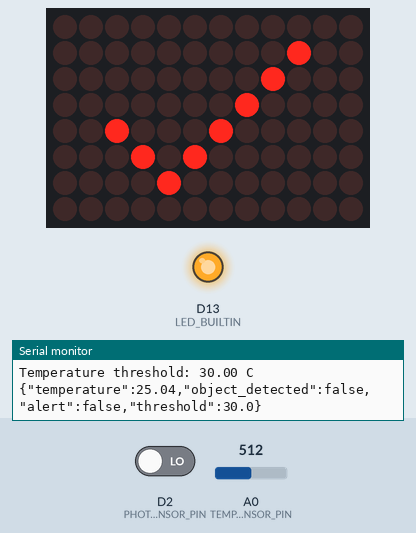
This sketch was run on a simulated Arduino Uno R4 WiFi. On the bench: 12×8 LED matrix, output pins drawn as LEDs (lit = HIGH), the last lines printed to the serial monitor. Dashed ring = blinking. The inputs (shaded band) are chosen by the test bench; at power-on: A0 (TEMP_SENSOR_PIN) = 512, D2 (PHOTO_SENSOR_PIN) LOW.

Above: at 1.7 s.
1.8 s: A0 (TEMP_SENSOR_PIN) set to 552
3.3 s: A0 (TEMP_SENSOR_PIN) set to 585
At 4.75 s:
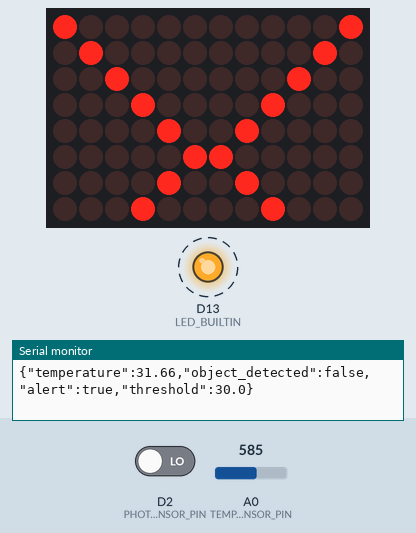
6.4 s: D2 (PHOTO_SENSOR_PIN) driven HIGH
9.5 s: A0 (TEMP_SENSOR_PIN) set to 511
At 11.0 s:
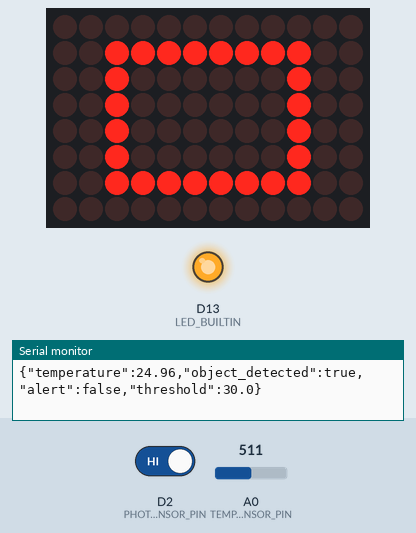
11.5 s: A0 (TEMP_SENSOR_PIN) set to 716
At 12.15 s:
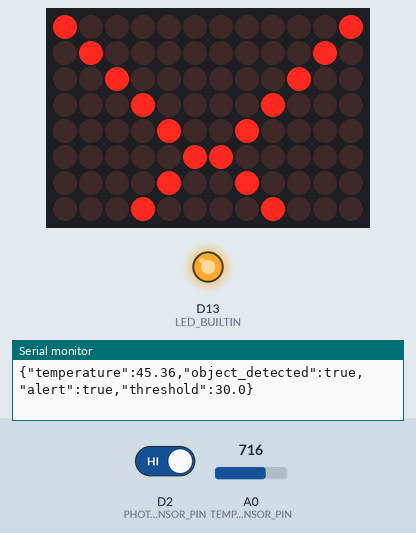
15.0 s: A0 (TEMP_SENSOR_PIN) set to 1013
16.5 s: A0 (TEMP_SENSOR_PIN) set to 1023
At 16.66 s:
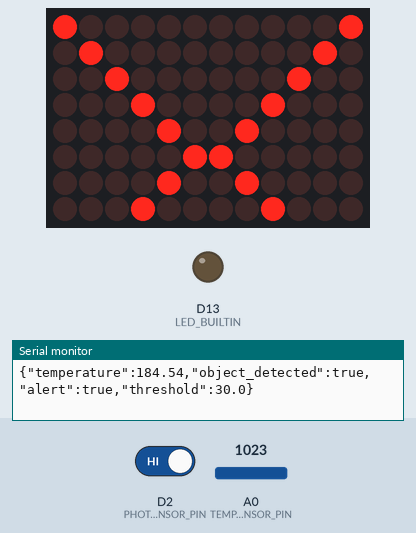
Timing chart, 0 to 19.5 s (numbered marks = the images above; inputs shaded):
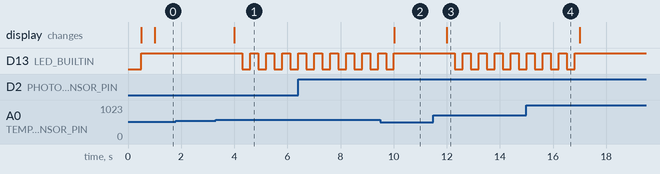

Measured:
- the behaviour switches between 567 and 568 on A0 (TEMP_SENSOR_PIN) (found by bisection; images 0 and 1)
- the behaviour switches between 1022 and 1023 on A0 (TEMP_SENSOR_PIN) (found by bisection; images 3 and 4)
- after the input at 3.3 s, D13 (LED_BUILTIN): alternates HIGH for 0.30 s and LOW for 0.30 s, starting after 1.0 s; the display: changes after 0.70 s (image 1)
- after the input at 9.5 s, D13 (LED_BUILTIN): goes on until 10.0 s, then stays HIGH; the display: changes after 0.52 s (image 2)
- after the input at 11.5 s, D13 (LED_BUILTIN): alternates HIGH for 0.30 s and LOW for 0.30 s, starting after 0.80 s; the display: changes after 0.50 s (image 3)
- after the input at 16.5 s, D13 (LED_BUILTIN): goes on until 16.8 s, then stays HIGH

The sketch:

sketch.ino
```cpp
/*
 * ============================================================
 * ARDUINO UNO Q - MCU SKETCH (STM32U585)
 * ============================================================
 *
 * Author: John Olven
 * Project: HiveFlow IoT Demo
 *
 * This sketch runs on the STM32 microcontroller of the UNO Q.
 * It reads HW-498 and HW-487 sensors and sends data to the MPU
 * via the Bridge RPC.
 *
 * Use with: Arduino App Lab
 *
 * Components:
 *   - Arduino UNO Q (Qualcomm Dragonwing QRB2210 + STM32U585)
 *   - HW-498 (Thermistor temperature sensor)
 *   - HW-487 (Photo interrupter sensor)
 *   - Built-in 8x13 LED Matrix
 *   - Built-in RGB LEDs
 *
 * ============================================================
 */

#include <Arduino.h>
#include "Arduino_LED_Matrix.h"  // For built-in LED matrix

// ==================== PIN CONFIGURATION ====================
#define TEMP_SENSOR_PIN A0    // HW-498 Thermistor (Analog)
#define PHOTO_SENSOR_PIN 2    // HW-487 Photo Interrupter (Digital)

// Built-in RGB LEDs on UNO Q (controlled by MCU)
// LED_BUILTIN is already defined

// ==================== SETTINGS ====================
const float TEMP_THRESHOLD = 30.0;           // Temperature threshold in °C
const unsigned long READ_INTERVAL = 1000;    // 1 second

// ==================== OBJECTS ====================
ArduinoLEDMatrix matrix;

// ==================== VARIABLES ====================
unsigned long lastReading = 0;
float temperature = 0;
bool objectDetected = false;
bool alertActive = false;

// Frame for LED matrix (8x12)
uint8_t frame[8][12] = {0};

// ==================== FUNCTIONS ====================

// Convert analog reading to temperature (NTC thermistor)
float readTemperature() {
  int rawADC = analogRead(TEMP_SENSOR_PIN);

  // Formula for NTC thermistor (simplified Steinhart-Hart)
  // Adjust these values according to your specific thermistor
  float resistance = (1023.0 / rawADC - 1.0) * 10000.0;  // 10K pull-up resistor
  float tempK = 1.0 / (1.0/298.15 + (1.0/3950.0) * log(resistance/10000.0));
  float tempC = tempK - 273.15;

  return tempC;
}

// Read photo interrupter sensor
bool readPhotoSensor() {
  // HIGH = light blocked (object present)
  // LOW = light passing (no object)
  return digitalRead(PHOTO_SENSOR_PIN) == HIGH;
}

// Display pattern on LED matrix based on state
void updateLEDMatrix() {
  // Clear frame
  for (int y = 0; y < 8; y++) {
    for (int x = 0; x < 12; x++) {
      frame[y][x] = 0;
    }
  }

  if (alertActive) {
    // Alert pattern: X
    frame[0][0] = 1; frame[0][11] = 1;
    frame[1][1] = 1; frame[1][10] = 1;
    frame[2][2] = 1; frame[2][9] = 1;
    frame[3][3] = 1; frame[3][8] = 1;
    frame[4][4] = 1; frame[4][7] = 1;
    frame[5][5] = 1; frame[5][6] = 1;
    frame[6][4] = 1; frame[6][7] = 1;
    frame[7][3] = 1; frame[7][8] = 1;
  } else if (objectDetected) {
    // Object detected pattern: square
    for (int x = 2; x < 10; x++) {
      frame[1][x] = 1;
      frame[6][x] = 1;
    }
    for (int y = 1; y < 7; y++) {
      frame[y][2] = 1;
      frame[y][9] = 1;
    }
  } else {
    // Normal pattern: check mark
    frame[4][2] = 1;
    frame[5][3] = 1;
    frame[6][4] = 1;
    frame[5][5] = 1;
    frame[4][6] = 1;
    frame[3][7] = 1;
    frame[2][8] = 1;
    frame[1][9] = 1;
  }

  matrix.renderBitmap(frame, 8, 12);
}

// Control built-in LED based on temperature
void updateStatusLED() {
  if (alertActive) {
    // Blink on alert
    static unsigned long lastBlink = 0;
    static bool ledOn = false;

    if (millis() - lastBlink > 300) {
      lastBlink = millis();
      ledOn = !ledOn;
      digitalWrite(LED_BUILTIN, ledOn ? HIGH : LOW);
    }
  } else {
    digitalWrite(LED_BUILTIN, HIGH);  // LED on = normal
  }
}

// ==================== SETUP ====================
void setup() {
  // Start serial communication (for debug and Bridge)
  Serial.begin(115200);
  Serial.println("=== Arduino UNO Q - MCU ===");
  Serial.println("Starting sensors...");

  // Configure pins
  pinMode(TEMP_SENSOR_PIN, INPUT);
  pinMode(PHOTO_SENSOR_PIN, INPUT);
  pinMode(LED_BUILTIN, OUTPUT);

  // Start LED matrix
  matrix.begin();

  // Show startup pattern
  for (int y = 0; y < 8; y++) {
    for (int x = 0; x < 12; x++) {
      frame[y][x] = 1;
    }
  }
  matrix.renderBitmap(frame, 8, 12);
  delay(500);

  // Clear
  for (int y = 0; y < 8; y++) {
    for (int x = 0; x < 12; x++) {
      frame[y][x] = 0;
    }
  }
  matrix.renderBitmap(frame, 8, 12);

  Serial.println("System ready!");
  Serial.print("Temperature threshold: ");
  Serial.print(TEMP_THRESHOLD);
  Serial.println(" C");
}

// ==================== LOOP ====================
void loop() {
  unsigned long now = millis();

  if (now - lastReading >= READ_INTERVAL) {
    lastReading = now;

    // Read sensors
    temperature = readTemperature();
    objectDetected = readPhotoSensor();

    // Evaluate alert
    alertActive = (temperature >= TEMP_THRESHOLD);

    // Update displays
    updateLEDMatrix();

    // Send data via Serial (MPU reads via Bridge)
    // JSON format for easy parsing in Python
    Serial.print("{\"temperature\":");
    Serial.print(temperature, 2);
    Serial.print(",\"object_detected\":");
    Serial.print(objectDetected ? "true" : "false");
    Serial.print(",\"alert\":");
    Serial.print(alertActive ? "true" : "false");
    Serial.print(",\"threshold\":");
    Serial.print(TEMP_THRESHOLD, 1);
    Serial.println("}");
  }

  // Update status LED continuously
  updateStatusLED();
}
```
